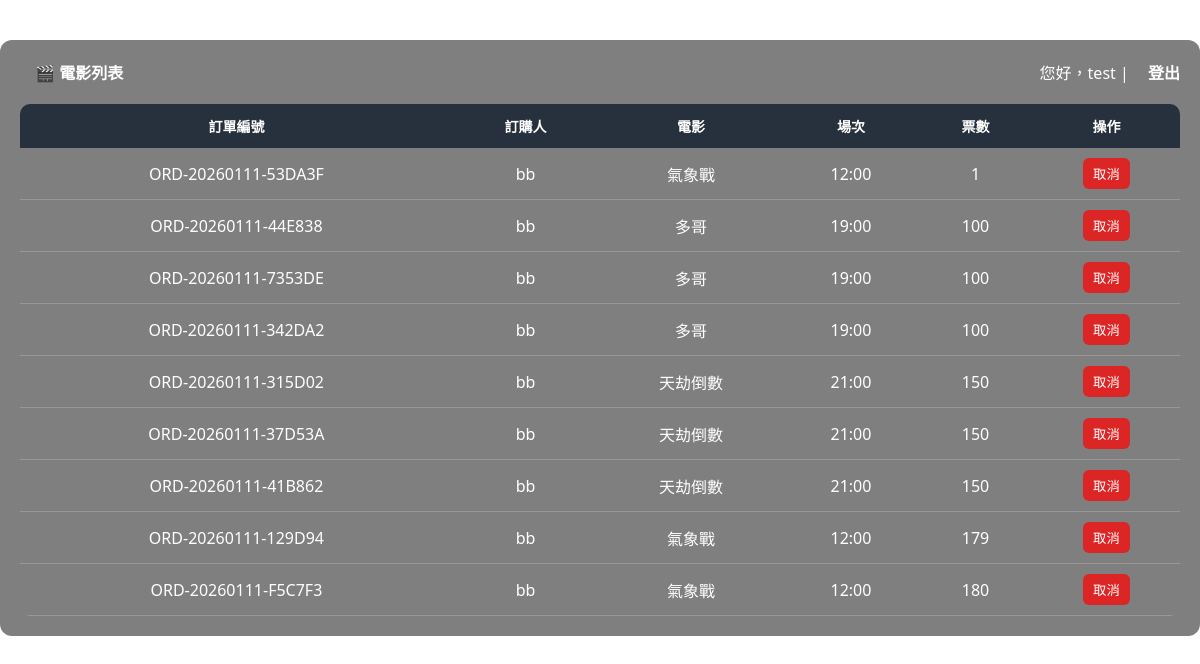
Page /order (signed in) on the committed database.
### tables this page shows
CREATE TABLE bookings (
            id INTEGER PRIMARY KEY AUTOINCREMENT,
            order_no TEXT UNIQUE,
            showtime_id INTEGER NOT NULL,
            customer_name TEXT NOT NULL,
            tickets INTEGER NOT NULL,
            created_at TEXT DEFAULT CURRENT_TIMESTAMP,
            FOREIGN KEY (showtime_id) REFERENCES showtimes(id)
        );

CREATE TABLE movies (
            id INTEGER PRIMARY KEY AUTOINCREMENT,
            title TEXT NOT NULL,
            poster_url TEXT,
            total_seats INTEGER DEFAULT 100
        );

CREATE TABLE showtimes (
            id INTEGER PRIMARY KEY AUTOINCREMENT,
            movie_id INTEGER NOT NULL,
            weekday TEXT NOT NULL,
            time TEXT NOT NULL,
            total_seats INTEGER DEFAULT 100,
            FOREIGN KEY (movie_id) REFERENCES movies(id)
        );

### app.py (the view)
@app.route("/order", methods=["GET", "POST"])
def order():
    db = get_db()
    results = []
    searched = False
    if request.method == "POST" and not session.get("username"):
        order_no = request.form.get("order_no", "").strip()
        searched = True
        if order_no:
            results = db.execute("""
                SELECT o.order_no, o.customer_name, o.tickets, m.title, s.time AS showtime
                FROM bookings o
                JOIN showtimes s ON o.showtime_id = s.id
                JOIN movies m ON s.movie_id = m.id
                WHERE o.order_no = ?
            """, (order_no,)).fetchall()
            results = [dict(r) for r in results]
            for r in results:
                dt = datetime.strptime(r['showtime'], "%H:%M")
                r['weekday'] = ["一","二","三","四","五","六","日"][dt.weekday()]
    elif session.get("username"):
        user_name = session.get("username")
        results = db.execute("""
            SELECT o.order_no, o.customer_name, o.tickets, m.title, s.time AS showtime
            FROM bookings o
            JOIN showtimes s ON o.showtime_id = s.id
            JOIN movies m ON s.movie_id = m.id
            WHERE o.customer_name = ?
        """, (user_name,)).fetchall()
        results = [dict(r) for r in results]
        for r in results:
            dt = datetime.strptime(r['showtime'], "%H:%M")
            r['weekday'] = ["一","二","三","四","五","六","日"][dt.weekday()]
    return render_template("order.html", results=results, searched=searched)

### app.py (called while the page is built)
def get_db():
    if "db" not in g:
        g.db = sqlite3.connect(DATABASE)
        g.db.row_factory = sqlite3.Row
    return g.db

### templates/order.html (shortened to what this page needs)
<!DOCTYPE html>
<html lang="zh-TW">
<head>
</head>
<body>
<div class="container">
    <div class="navbar">
        <div><a href="/">🎬 電影列表</a></div>
        <div>
            {% if session.full_name %}
                您好，{{ session.full_name }} | <a href="/logout">登出</a>
            {% else %}
                <a href="/register">註冊</a>
                <a href="/login">登入</a>
            {% endif %}
        </div>
    </div>
    <div id="order-results">
        {% if results is defined %}
            {% if results|length > 0 %}
                <table>
                    <tr>
                        <th>訂單編號</th>
                        <th>訂購人</th>
                        <th>電影</th>
                        <th>場次</th>
                        <th>票數</th>
                        <th>操作</th>
                    </tr>
                    {% for r in results %}
                    <tr>
                        <td>{{ r.order_no }}</td>
                        <td>{{ r.customer_name }}</td>
                        <td>{{ r.title }}</td>
                        <td>{{ r.showtime }}</td>
                        <td>{{ r.tickets }}</td>
                        <td>
                            <form class="delete-form" data-order-no="{{ r.order_no }}">
                                <button type="button" class="delete-btn">取消</button>
                            </form>
                        </td>
                    </tr>
                    {% endfor %}
                </table>
            {% endif %}
        {% endif %}
    </div>
</div>
</body>
</html>

### templates/order.html (style rules this page uses)
body { margin: 0; font-family: "Segoe UI", Arial, sans-serif; min-height: 100vh; background: url('https://images.unsplash.com/photo-1524985069026-dd778a71c7b4?auto=format&fit=crop&w=1470&q=80') no-repeat center center fixed; background-size: cover; color: white; }
body::before { content: ""; position: fixed; inset: 0; background: inherit; filter: blur(12px) brightness(0.5); z-index: -1; }
.container { position: relative; z-index: 1; max-width: 1200px; margin: 40px auto; padding: 20px; background: rgba(0,0,0,0.5); border-radius: 12px; }
.navbar { display: flex; justify-content: space-between; align-items: center; margin-bottom: 20px; }
.navbar a, .navbar span { color: white; text-decoration: none; font-weight: bold; margin-left: 15px; }
table { width: 100%; border-collapse: collapse; border-radius: 10px; overflow: hidden; }
th { background-color: rgba(31,41,55,0.9); color: white; padding: 12px; font-size: 14px; }
td { padding: 10px; text-align: center; border-bottom: 1px solid rgba(255,255,255,0.2); }
.delete-btn { background-color: #dc2626; color: white; border: none; padding: 6px 10px; border-radius: 6px; cursor: pointer; }

### rows in the picture
bookings: order_no "ORD-20260111-53DA3F", customer_name "bb", title "氣象戰", showtime "12:00", tickets "1"
bookings: order_no "ORD-20260111-44E838", customer_name "bb", title "多哥", showtime "19:00", tickets "100"
bookings: order_no "ORD-20260111-7353DE", customer_name "bb", title "多哥", showtime "19:00", tickets "100"
bookings: order_no "ORD-20260111-342DA2", customer_name "bb", title "多哥", showtime "19:00", tickets "100"
bookings: order_no "ORD-20260111-315D02", customer_name "bb", title "天劫倒數", showtime "21:00", tickets "150"
bookings: order_no "ORD-20260111-37D53A", customer_name "bb", title "天劫倒數", showtime "21:00", tickets "150"
bookings: order_no "ORD-20260111-41B862", customer_name "bb", title "天劫倒數", showtime "21:00", tickets "150"
bookings: order_no "ORD-20260111-129D94", customer_name "bb", title "氣象戰", showtime "12:00", tickets "179"
bookings: order_no "ORD-20260111-F5C7F3", customer_name "bb", title "氣象戰", showtime "12:00", tickets "180"

### other values in the picture
{{ session.full_name }} "test"
